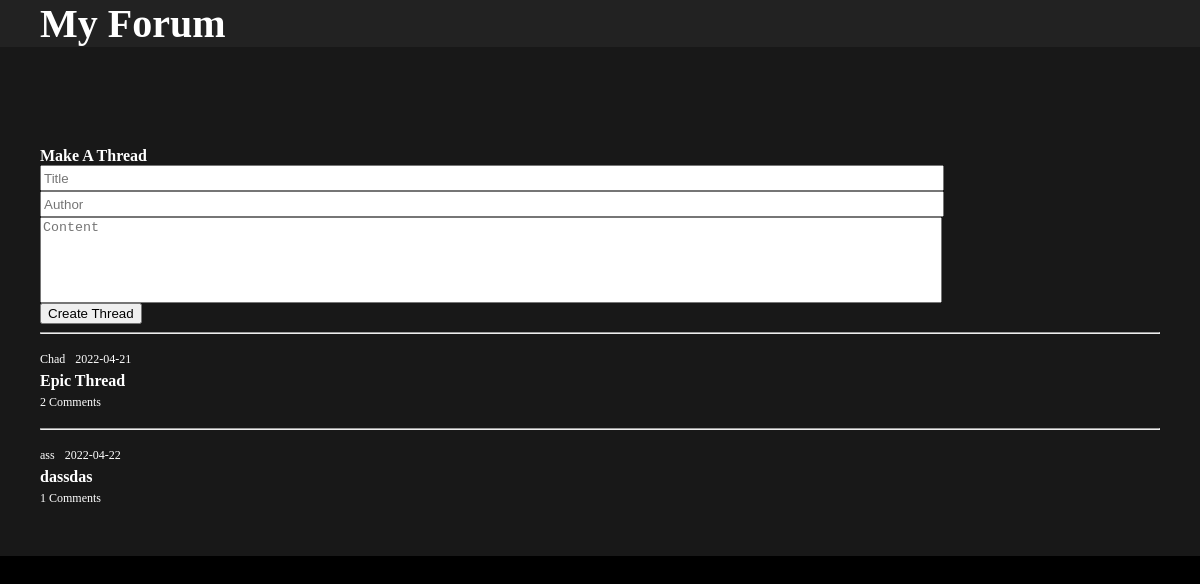
Before: / with the older database file.
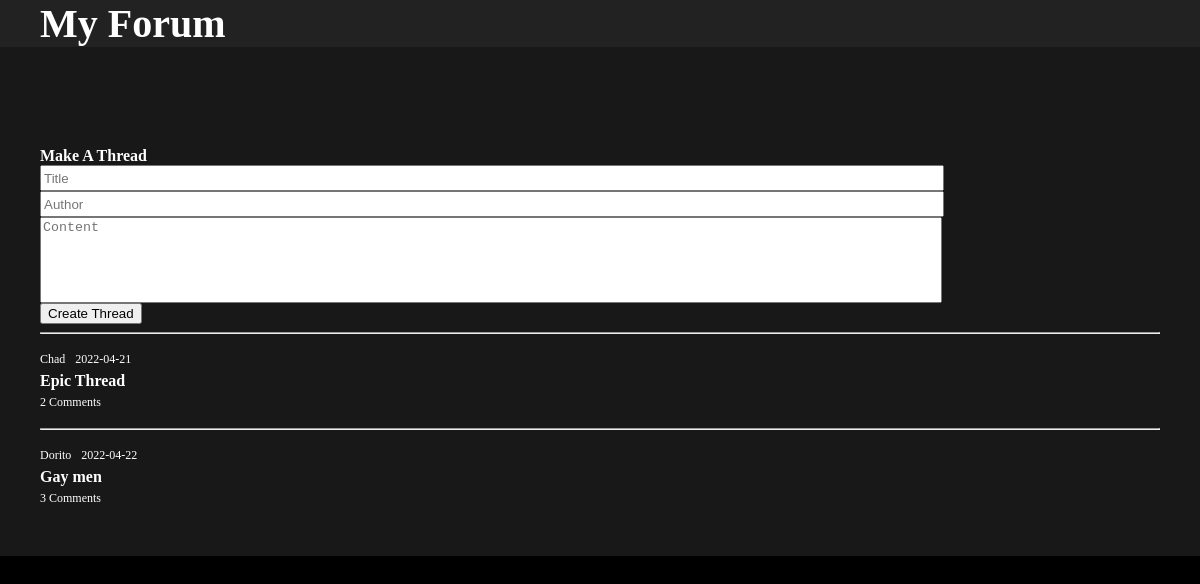
After: the same page with the newer database file.
### app.py (models this page shows, shortened)
class Thread(db.Model):
    id = db.Column(db.Integer, primary_key=True)
    title = db.Column(db.String(200), nullable=False)
    author = db.Column(db.String(200), nullable=False)
    date = db.Column(db.DateTime, default=datetime.utcnow)
    content = db.Column(db.String(200), nullable=False)
    comments = db.relationship('Comment', backref='thread', lazy=True)

### app.py (the view)
@app.route('/', methods=['POST', 'GET'])
def index():
    userIP = request.remote_addr
    moderator = False
    if userIP == "192.168.0.1":
        moderator = True
    if request.method == 'POST':
        thread_title = request.form['title']
        thread_author = request.form['author']
        thread_content = request.form['content']
        new_thread = Thread(title=thread_title,author=thread_author,content=thread_content)
        try:
            db.session.add(new_thread)
            db.session.commit()
            return redirect('/')
        except:
            return 'There was an issue adding your thread'
    else:
        threads = Thread.query.order_by(Thread.date).all()
        return render_template('index.html', threads=threads, moderator=moderator)

### templates/index.html (shortened to what this page needs)
{% extends 'base.html' %}
{% block body %}
<div class="content">
    <div class="main">
        <h4>Make A Thread</h4>
        <div class="form">
            <form action="/" method="POST">
                <input type="text" name="title" id="title" placeholder="Title">
                <input type="text" name="author" id="author" placeholder="Author">
                <textarea type="text" name="content" id="content" placeholder="Content"></textarea>
                <input type="submit" value="Create Thread" id="submit">
            </form>
        </div>
        {% if threads|length < 1 %}
        <h4 style="text-align: center">There are no threads. Create one above!</h4>
        {% else %}
            {% for thread in threads %}
            <hr>
            <div class="row">
                <a href="/thread/{{thread.id}}">
                    <div class="meta">
                        <p class="author">
                            {{thread.author}}
                        </p>
                        <p class="timestamp">
                            {{thread.date.date()}}
                        </p>
                    </div>
                    <h4 class="title">
                        {{thread.title}}
                    </h4>
                    <div class="meta">
                        <p class="comment-count">
                            {{thread.comments|length}} Comments
                        </p>
                    </div>
                </a>
            </div>
            {% endfor %}
        {% endif %}
    </div>
</div>
{% endblock %}

Changed rows visible on the page:
changed Thread: author "ass" → "Dorito"; title "dassdas" → "Gay men"; comments|length "1" → "3"
